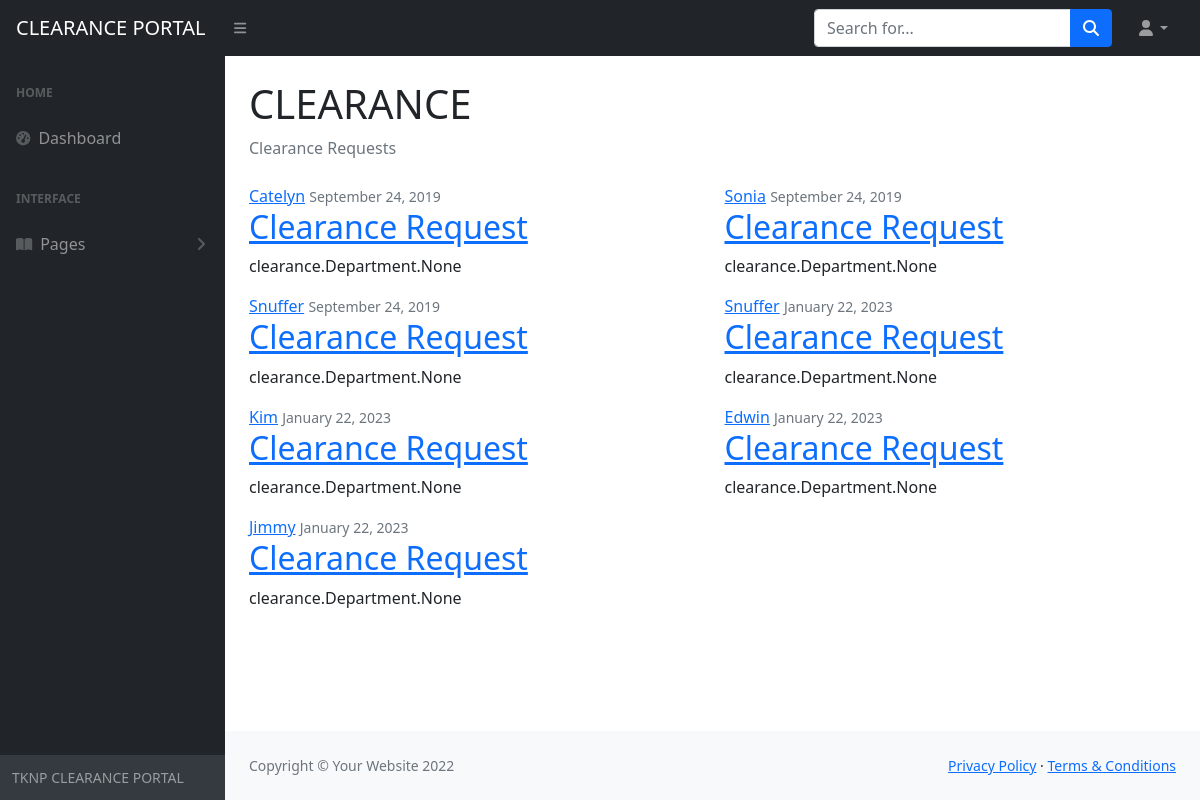
Screenshot of /requests/ with the database file from the repository.
### clearance/models.py (models this page shows, shortened)
class Request(models.Model):
    Pending="Pending"
    Cleared="Cleared"
    Declined="Declined"
    STATUS = (
    (Pending,"Pending"),
    (Cleared,"Cleared"),
    (Declined,"Declined")
     )
    request = models.CharField(default="Clearance Request", max_length=100)
    departments = models.ManyToManyField(Department)
    date_posted = models.DateTimeField(default=timezone.now)
    student = models.ForeignKey(User, on_delete=models.CASCADE)
    status = models.CharField(choices=STATUS, default=Pending,max_length=100)

### clearance/views.py (the view)
# urls.py: path('requests/', views.requests, name='clearance-requests'),
def requests(request):
    context = {
        'title': 'Clearance Requests',
        'posts': Request.objects.all()
    }
    return render(request, 'clearance/requests.html',context)

### clearance/templates/clearance/requests.html
{% extends "clearance/template.html" %}
{% block content%}
   {% for post in posts %}
      <div class="col-md-6">
        <div class="media-body">
        <div class="article-metadata">
          <a class="mr-2" href="#">{{ post.student }}</a>
          <small class="text-muted">{{post.date_posted|date:"F d, Y"}}</small>
        </div>
          <h2><a class="article-title" href="#">{{ post.request }}</a></h2>
          <p class="article-content">{{ post.departments }}</p>
        </div>
      </div>
  {% endfor %}
{% endblock content%}

### clearance/templates/clearance/template.html (shortened to what this page needs)
{% load static %}
<!DOCTYPE html>
<html lang="en">
    <head>
        <link href="https://cdn.jsdelivr.net/npm/simple-datatables@latest/dist/style.css" rel="stylesheet" />
        <link href= {% static "clearance/css/styles.css" %} rel="stylesheet" />
    </head>
    <body class="sb-nav-fixed">
        <nav class="sb-topnav navbar navbar-expand navbar-dark bg-dark">
            <a class="navbar-brand ps-3" href="#">CLEARANCE PORTAL</a>
            <button class="btn btn-link btn-sm order-1 order-lg-0 me-4 me-lg-0" id="sidebarToggle" href="#!"><i class="fas fa-bars"></i></button>
            <form class="d-none d-md-inline-block form-inline ms-auto me-0 me-md-3 my-2 my-md-0">
                <div class="input-group">
                    <input class="form-control" type="text" placeholder="Search for..." aria-label="Search for..." aria-describedby="btnNavbarSearch" />
                    <button class="btn btn-primary" id="btnNavbarSearch" type="button"><i class="fas fa-search"></i></button>
                </div>
            </form>
            <ul class="navbar-nav ms-auto ms-md-0 me-3 me-lg-4">
                <li class="nav-item dropdown">
                    <a class="nav-link dropdown-toggle" id="navbarDropdown" href="#" role="button" data-bs-toggle="dropdown" aria-expanded="false"><i class="fas fa-user fa-fw"></i></a>
                </li>
            </ul>
        </nav>
        <div id="layoutSidenav">
            <div id="layoutSidenav_nav">
                <nav class="sb-sidenav accordion sb-sidenav-dark" id="sidenavAccordion">
                    <div class="sb-sidenav-menu">
                        <div class="nav">
                            <div class="sb-sidenav-menu-heading">Home</div>
                            <a class="nav-link" href="index.html">
                                <div class="sb-nav-link-icon"><i class="fas fa-tachometer-alt"></i></div>
                                Dashboard
                            </a>
                            <div class="sb-sidenav-menu-heading">Interface</div>
                            <a class="nav-link collapsed" href="#" data-bs-toggle="collapse" data-bs-target="#collapsePages" aria-expanded="false" aria-controls="collapsePages">
                                <div class="sb-nav-link-icon"><i class="fas fa-book-open"></i></div>
                                Pages
                                <div class="sb-sidenav-collapse-arrow"><i class="fas fa-angle-down"></i></div>
                            </a>
                        </div>
                    </div>
                {% if user.is_authenticated %}
                    <div class="sb-sidenav-footer">
                        <div class="small">Logged in as:</div>
                        {{ user.first_name }} {{ user.last_name }}
                    </div>
                {% else %}
                    <div class="sb-sidenav-footer">
                        <div class="small">TKNP CLEARANCE PORTAL</div>
                    </div>
                {% endif %}
                </nav>
            </div>
            <div id="layoutSidenav_content">
                <main>
                    <div class="container-fluid px-4">
                        <h1 class="mt-4">CLEARANCE</h1>
                        <ol class="breadcrumb mb-4">
                            <li class="breadcrumb-item active">{{ title }}</li>
                        </ol>
                        <div class="row">
                            {% block content %} {% endblock %}
                        </div>
                    </div>
                </main>
                <footer class="py-4 bg-light mt-auto">
                    <div class="container-fluid px-4">
                        <div class="d-flex align-items-center justify-content-between small">
                            <div class="text-muted">Copyright &copy; Your Website 2022</div>
                            <div>
                                <a href="#">Privacy Policy</a>
                                &middot;
                                <a href="#">Terms &amp; Conditions</a>
                            </div>
                        </div>
                    </div>
                </footer>
            </div>
        </div>
    </body>
</html>

### rows the page displays
Request: student "Catelyn", date_posted "September 24, 2019", request "Clearance Request", departments "clearance.Department.None"
Request: student "Sonia", date_posted "September 24, 2019", request "Clearance Request", departments "clearance.Department.None"
Request: student "Snuffer", date_posted "September 24, 2019", request "Clearance Request", departments "clearance.Department.None"
Request: student "Snuffer", date_posted "January 22, 2023", request "Clearance Request", departments "clearance.Department.None"
Request: student "Kim", date_posted "January 22, 2023", request "Clearance Request", departments "clearance.Department.None"
Request: student "Edwin", date_posted "January 22, 2023", request "Clearance Request", departments "clearance.Department.None"
Request: student "Jimmy", date_posted "January 22, 2023", request "Clearance Request", departments "clearance.Department.None"

### other values shown
{{ title }} "Clearance Requests"
